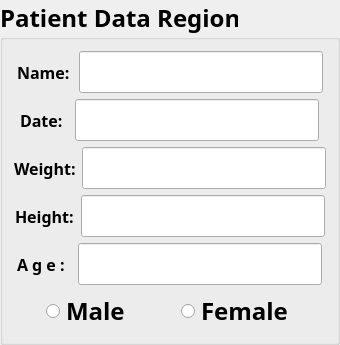
           <widget class="QGroupBox" name="patient_groupBox">
            <property name="sizePolicy">
             <sizepolicy hsizetype="Minimum" vsizetype="Fixed">
              <horstretch>0</horstretch>
              <verstretch>0</verstretch>
             </sizepolicy>
            </property>
            <property name="palette">
             <palette>
              <active>
               <colorrole role="WindowText">
                <brush brushstyle="SolidPattern">
                 <color alpha="255">
                  <red>0</red>
                  <green>0</green>
                  <blue>0</blue>
                 </color>
                </brush>
               </colorrole>
               <colorrole role="ButtonText">
                <brush brushstyle="SolidPattern">
                 <color alpha="255">
                  <red>0</red>
                  <green>0</green>
                  <blue>0</blue>
                 </color>
                </brush>
               </colorrole>
              </active>
              <inactive>
               <colorrole role="WindowText">
                <brush brushstyle="SolidPattern">
                 <color alpha="255">
                  <red>0</red>
                  <green>0</green>
                  <blue>0</blue>
                 </color>
                </brush>
               </colorrole>
               <colorrole role="ButtonText">
                <brush brushstyle="SolidPattern">
                 <color alpha="255">
                  <red>0</red>
                  <green>0</green>
                  <blue>0</blue>
                 </color>
                </brush>
               </colorrole>
              </inactive>
              <disabled>
               <colorrole role="WindowText">
                <brush brushstyle="SolidPattern">
                 <color alpha="255">
                  <red>0</red>
                  <green>0</green>
                  <blue>0</blue>
                 </color>
                </brush>
               </colorrole>
               <colorrole role="ButtonText">
                <brush brushstyle="SolidPattern">
                 <color alpha="255">
                  <red>0</red>
                  <green>0</green>
                  <blue>0</blue>
                 </color>
                </brush>
               </colorrole>
              </disabled>
             </palette>
            </property>
            <property name="font">
             <font>
              <family>华文新魏</family>
              <pointsize>18</pointsize>
              <weight>75</weight>
              <bold>true</bold>
             </font>
            </property>
            <property name="title">
             <string>Patient Data Region</string>
            </property>
            <layout class="QGridLayout" name="gridLayout_4">
             <item row="0" column="0">
              <layout class="QVBoxLayout" name="verticalLayout_2">
               <item>
                <layout class="QHBoxLayout" name="horizontalLayout_2">
                 <item>
                  <widget class="QLabel" name="name_label">
                   <property name="sizePolicy">
                    <sizepolicy hsizetype="Fixed" vsizetype="Preferred">
                     <horstretch>0</horstretch>
                     <verstretch>0</verstretch>
                    </sizepolicy>
                   </property>
                   <property name="font">
                    <font>
                     <family>华文新魏</family>
                     <pointsize>12</pointsize>
                     <weight>75</weight>
                     <bold>true</bold>
                    </font>
                   </property>
                   <property name="text">
                    <string>Name:</string>
                   </property>
                  </widget>
                 </item>
                 <item>
                  <widget class="QLineEdit" name="name_lineEdit">
                   <property name="sizePolicy">
                    <sizepolicy hsizetype="Fixed" vsizetype="Fixed">
                     <horstretch>0</horstretch>
                     <verstretch>0</verstretch>
                    </sizepolicy>
                   </property>
                   <property name="text">
                    <string/>
                   </property>
                  </widget>
                 </item>
                </layout>
               </item>
               <item>
                <layout class="QHBoxLayout" name="horizontalLayout_7">
                 <item>
                  <widget class="QLabel" name="date_label">
                   <property name="sizePolicy">
                    <sizepolicy hsizetype="Fixed" vsizetype="Preferred">
                     <horstretch>0</horstretch>
                     <verstretch>0</verstretch>
                    </sizepolicy>
                   </property>
                   <property name="font">
                    <font>
                     <family>华文新魏</family>
                     <pointsize>12</pointsize>
                     <weight>75</weight>
                     <bold>true</bold>
                    </font>
                   </property>
                   <property name="text">
                    <string>Date:</string>
                   </property>
                  </widget>
                 </item>
                 <item>
                  <widget class="QLineEdit" name="date_lineEdit">
                   <property name="sizePolicy">
                    <sizepolicy hsizetype="Fixed" vsizetype="Fixed">
                     <horstretch>0</horstretch>
                     <verstretch>0</verstretch>
                    </sizepolicy>
                   </property>
                  </widget>
                 </item>
                </layout>
               </item>
               <item>
                <layout class="QHBoxLayout" name="horizontalLayout_14">
                 <item>
                  <widget class="QLabel" name="weight_label">
                   <property name="sizePolicy">
                    <sizepolicy hsizetype="Fixed" vsizetype="Preferred">
                     <horstretch>0</horstretch>
                     <verstretch>0</verstretch>
                    </sizepolicy>
                   </property>
                   <property name="font">
                    <font>
                     <family>华文新魏</family>
                     <pointsize>12</pointsize>
                     <weight>75</weight>
                     <bold>true</bold>
                    </font>
                   </property>
                   <property name="text">
                    <string>Weight:</string>
                   </property>
                  </widget>
                 </item>
                 <item>
                  <widget class="QLineEdit" name="weight_lineEdit">
                   <property name="sizePolicy">
                    <sizepolicy hsizetype="Fixed" vsizetype="Fixed">
                     <horstretch>0</horstretch>
                     <verstretch>0</verstretch>
                    </sizepolicy>
                   </property>
                  </widget>
                 </item>
                </layout>
               </item>
               <item>
                <layout class="QHBoxLayout" name="horizontalLayout_15">
                 <item>
                  <widget class="QLabel" name="height_label">
                   <property name="sizePolicy">
                    <sizepolicy hsizetype="Fixed" vsizetype="Preferred">
                     <horstretch>0</horstretch>
                     <verstretch>0</verstretch>
                    </sizepolicy>
                   </property>
                   <property name="font">
                    <font>
                     <family>华文新魏</family>
                     <pointsize>12</pointsize>
                     <weight>75</weight>
                     <bold>true</bold>
                    </font>
                   </property>
                   <property name="text">
                    <string>Height:</string>
                   </property>
                  </widget>
                 </item>
                 <item>
                  <widget class="QLineEdit" name="height_lineEdit">
                   <property name="sizePolicy">
                    <sizepolicy hsizetype="Fixed" vsizetype="Fixed">
                     <horstretch>0</horstretch>
                     <verstretch>0</verstretch>
                    </sizepolicy>
                   </property>
                  </widget>
                 </item>
                </layout>
               </item>
               <item>
                <layout class="QHBoxLayout" name="horizontalLayout_16">
                 <item>
                  <widget class="QLabel" name="age_label">
                   <property name="sizePolicy">
                    <sizepolicy hsizetype="Fixed" vsizetype="Preferred">
                     <horstretch>0</horstretch>
                     <verstretch>0</verstretch>
                    </sizepolicy>
                   </property>
                   <property name="font">
                    <font>
                     <family>华文新魏</family>
                     <pointsize>12</pointsize>
                     <weight>75</weight>
                     <bold>true</bold>
                    </font>
                   </property>
                   <property name="text">
                    <string>A g e : </string>
                   </property>
                  </widget>
                 </item>
                 <item>
                  <widget class="QLineEdit" name="age_lineEdit">
                   <property name="sizePolicy">
                    <sizepolicy hsizetype="Fixed" vsizetype="Fixed">
                     <horstretch>0</horstretch>
                     <verstretch>0</verstretch>
                    </sizepolicy>
                   </property>
                  </widget>
                 </item>
                </layout>
               </item>
               <item>
                <layout class="QHBoxLayout" name="horizontalLayout_6">
                 <item>
                  <widget class="QRadioButton" name="maleButton">
                   <property name="sizePolicy">
                    <sizepolicy hsizetype="Fixed" vsizetype="Fixed">
                     <horstretch>0</horstretch>
                     <verstretch>0</verstretch>
                    </sizepolicy>
                   </property>
                   <property name="text">
                    <string>Male</string>
                   </property>
                  </widget>
                 </item>
                 <item>
                  <spacer name="horizontalSpacer_16">
                   <property name="orientation">
                    <enum>Qt::Horizontal</enum>
                   </property>
                   <property name="sizeType">
                    <enum>QSizePolicy::Fixed</enum>
                   </property>
                   <property name="sizeHint" stdset="0">
                    <size>
                     <width>13</width>
                     <height>20</height>
                    </size>
                   </property>
                  </spacer>
                 </item>
                 <item>
                  <widget class="QRadioButton" name="femalButton">
                   <property name="sizePolicy">
                    <sizepolicy hsizetype="Fixed" vsizetype="Fixed">
                     <horstretch>0</horstretch>
                     <verstretch>0</verstretch>
                    </sizepolicy>
                   </property>
                   <property name="text">
                    <string>Female</string>
                   </property>
                  </widget>
                 </item>
                </layout>
               </item>
              </layout>
             </item>
            </layout>
           </widget>
